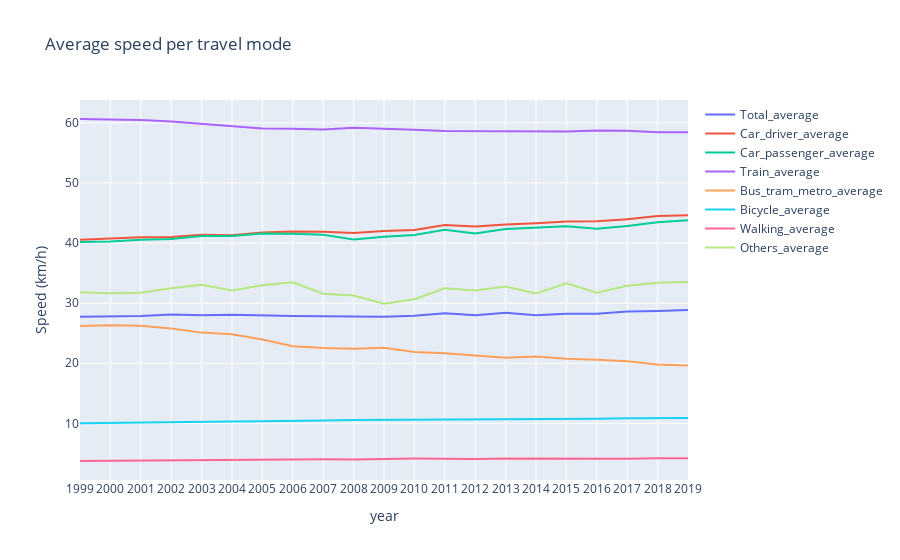

Notebook code for this chart:
### Code cell
# Define the dataset names and create an empty figure
fig = go.Figure()
dataset_names = ['Total', 'Car_driver', 'Car_passenger', 'Train', 'Bus_tram_metro', 'Bicycle', 'Walking', 'Others']

# Loop through the datasets and add traces directly to the figure
for i in range(len(datasets)):
    naam = f"{dataset_names[i]}_average"
    df = datasets[i][datasets[i]['Reismotieven'] == 'Totaal']
    fig.add_trace(
        go.Scatter(
            x=df.index,  # Use the index as the x-axis (or specify the desired column)
            y=df['snelheid'],
            mode='lines',
            name=naam
        )
    )

# Show the combined plot
fig.update_layout(title='Average speed per travel mode', xaxis_title='year', yaxis_title='Speed (km/h)')
fig.show()

### Figure 1 — Plotly figure (JSON) as saved in the notebook; plotly's stock layout.template omitted (floating-point values rounded to 4 significant figures)
{"data": [{"mode": "lines", "name": "Total_average", "type": "scatter", "x": ["1999", "2000", "2001", "2002", "2003", "2004", "2005", "2006", "2007", "2008", "2009", "2010", "2011", "2012", "2013", "2014", "2015", "2016", "2017", "2018", "2019"], "y": [27.72, 27.81, 27.86, 28.12, 28.01, 28.07, 28.04, 27.89, 27.81, 27.73, 27.74, 27.91, 28.31, 28.01, 28.4, 27.99, 28.24, 28.23, 28.61, 28.7, 28.88]}, {"mode": "lines", "name": "Car_driver_average", "type": "scatter", "x": ["1999", "2000", "2001", "2002", "2003", "2004", "2005", "2006", "2007", "2008", "2009", "2010", "2011", "2012", "2013", "2014", "2015", "2016", "2017", "2018", "2019"], "y": [40.55, 40.76, 40.95, 41.01, 41.38, 41.3, 41.76, 41.93, 41.88, 41.66, 41.99, 42.19, 43.02, 42.77, 43.1, 43.29, 43.57, 43.63, 43.96, 44.5, 44.62]}, {"mode": "lines", "name": "Car_passenger_average", "type": "scatter", "x": ["1999", "2000", "2001", "2002", "2003", "2004", "2005", "2006", "2007", "2008", "2009", "2010", "2011", "2012", "2013", "2014", "2015", "2016", "2017", "2018", "2019"], "y": [40.2, 40.26, 40.56, 40.66, 41.16, 41.19, 41.58, 41.57, 41.4, 40.59, 41.05, 41.33, 42.23, 41.61, 42.33, 42.61, 42.8, 42.4, 42.83, 43.47, 43.79]}, {"mode": "lines", "name": "Train_average", "type": "scatter", "x": ["1999", "2000", "2001", "2002", "2003", "2004", "2005", "2006", "2007", "2008", "2009", "2010", "2011", "2012", "2013", "2014", "2015", "2016", "2017", "2018", "2019"], "y": [60.65, 60.55, 60.46, 60.21, 59.8, 59.46, 59.05, 59.04, 58.9, 59.17, 59.04, 58.86, 58.64, 58.62, 58.6, 58.48, 58.56, 58.73, 58.68, 58.45, 58.42]}, {"mode": "lines", "name": "Bus_tram_metro_average", "type": "scatter", "x": ["1999", "2000", "2001", "2002", "2003", "2004", "2005", "2006", "2007", "2008", "2009", "2010", "2011", "2012", "2013", "2014", "2015", "2016", "2017", "2018", "2019"], "y": [26.21, 26.33, 26.23, 25.8, 25.1, 24.85, 23.97, 22.84, 22.53, 22.41, 22.6, 21.86, 21.65, 21.26, 20.93, 21.14, 20.75, 20.57, 20.35, 19.79, 19.64]}, {"mode": "lines", "name": "Bicycle_average", "type": "scatter", "x": ["1999", "2000", "2001", "2002", "2003", "2004", "2005", "2006", "2007", "2008", "2009", "2010", "2011", "2012", "2013", "2014", "2015", "2016", "2017", "2018", "2019"], "y": [10.03, 10.11, 10.17, 10.23, 10.25, 10.31, 10.35, 10.46, 10.48, 10.56, 10.58, 10.6, 10.63, 10.64, 10.73, 10.68, 10.75, 10.78, 10.86, 10.9, 10.9]}, {"mode": "lines", "name": "Walking_average", "type": "scatter", "x": ["1999", "2000", "2001", "2002", "2003", "2004", "2005", "2006", "2007", "2008", "2009", "2010", "2011", "2012", "2013", "2014", "2015", "2016", "2017", "2018", "2019"], "y": [3.737, 3.78, 3.849, 3.835, 3.827, 3.869, 3.979, 3.996, 4.045, 4.004, 4.11, 4.159, 4.127, 4.061, 4.168, 4.131, 4.094, 4.047, 4.102, 4.187, 4.195]}, {"mode": "lines", "name": "Others_average", "type": "scatter", "x": ["1999", "2000", "2001", "2002", "2003", "2004", "2005", "2006", "2007", "2008", "2009", "2010", "2011", "2012", "2013", "2014", "2015", "2016", "2017", "2018", "2019"], "y": [31.81, 31.66, 31.72, 32.5, 33.07, 32.09, 32.97, 33.48, 31.58, 31.29, 29.93, 30.64, 32.47, 32.12, 32.78, 31.63, 33.29, 31.72, 32.9, 33.41, 33.51]}], "layout": {"title": {"text": "Average speed per travel mode"}, "xaxis": {"title": {"text": "year"}}, "yaxis": {"title": {"text": "Speed (km/h)"}}}}
